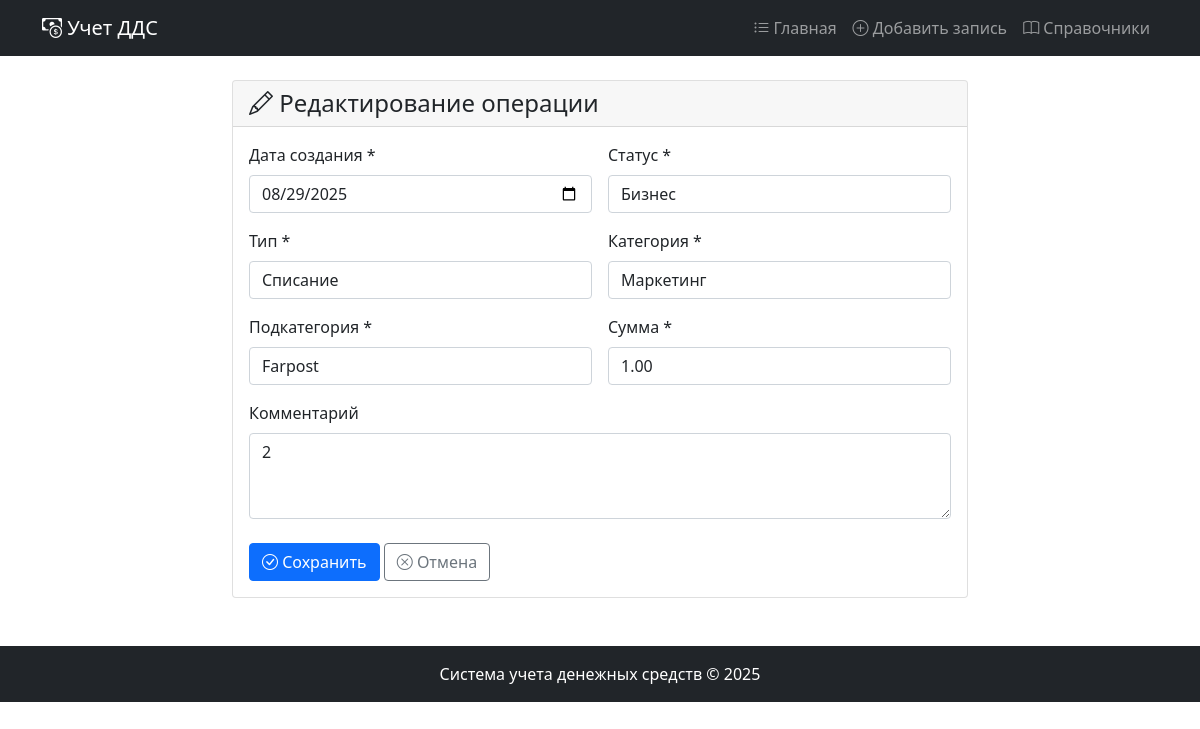
The page /update/14/ on the database its author committed.
### table/models.py (models this page shows, shortened)
class FinancialTransaction(models.Model):
    created_date = models.DateField()
    status = models.ForeignKey(Status, on_delete=models.SET_NULL, null=True)
    transaction_type = models.ForeignKey(TransactionType, on_delete=models.SET_NULL, null=True)
    category = models.ForeignKey(Category, on_delete=models.SET_NULL, null=True)
    subcategory = models.ForeignKey(Subcategory, on_delete=models.SET_NULL, null=True)
    amount = models.DecimalField(max_digits=12, decimal_places=2)
    comment = models.TextField(blank=True)
    created_at = models.DateTimeField(auto_now_add=True)
    updated_at = models.DateTimeField(auto_now=True)
    class Meta:
        ordering = ['-created_date', '-id']

### table/views.py (the view)
# urls.py: path('update/<int:pk>/', views.TransactionUpdateView.as_view(), name='transaction_update'),
class TransactionUpdateView(UpdateView):
    model = FinancialTransaction
    form_class = FinancialTransactionForm
    template_name = 'transaction_form.html'
    success_url = reverse_lazy('transaction_list')

### table/models.py (called while the page is built)
    def __str__(self):
        return self.name

    def __str__(self):
        return self.name

    def __str__(self):
        return f"{self.name}"

    def __str__(self):
        return f"{self.name}"

### table/templates/transaction_form.html (shortened to what this page needs)
{% extends 'base.html' %}
{% block content %}
<div class="row justify-content-center">
    <div class="col-md-8">
        <div class="card">
            <div class="card-header">
                <h4 class="mb-0">
                    <i class="bi bi-{% if object %}pencil{% else %}plus-circle{% endif %}"></i>
                    {% if object %}Редактирование операции{% else %}Создание новой операции{% endif %}
                </h4>
            </div>
            <div class="card-body">
                <form method="post" novalidate>
                    <div class="row g-3">
                        <div class="col-md-6">
                            <label for="{{ form.created_date.id_for_label }}" class="form-label">
                                {{ form.created_date.label }} *
                            </label>
                            {{ form.created_date }}
                        </div>
                        <div class="col-md-6">
                            <label for="{{ form.status.id_for_label }}" class="form-label">
                                {{ form.status.label }} *
                            </label>
                            {{ form.status }}
                        </div>
                        <div class="col-md-6">
                            <label for="{{ form.transaction_type.id_for_label }}" class="form-label">
                                {{ form.transaction_type.label }} *
                            </label>
                            {{ form.transaction_type }}
                        </div>
                        <div class="col-md-6">
                            <label for="{{ form.category.id_for_label }}" class="form-label">
                                {{ form.category.label }} *
                            </label>
                            {{ form.category }}
                        </div>
                        <div class="col-md-6">
                            <label for="{{ form.subcategory.id_for_label }}" class="form-label">
                                {{ form.subcategory.label }} *
                            </label>
                            {{ form.subcategory }}
                        </div>
                        <div class="col-md-6">
                            <label for="{{ form.amount.id_for_label }}" class="form-label">
                                {{ form.amount.label }} *
                            </label>
                            {{ form.amount }}
                        </div>
                        <div class="col-12">
                            <label for="{{ form.comment.id_for_label }}" class="form-label">
                                {{ form.comment.label }}
                            </label>
                            {{ form.comment }}
                        </div>
                    </div>
                    <div class="mt-4">
                        <button type="submit" class="btn btn-primary">
                            <i class="bi bi-check-circle"></i> Сохранить
                        </button>
                        <a href="{% url 'transaction_list' %}" class="btn btn-outline-secondary">
                            <i class="bi bi-x-circle"></i> Отмена
                        </a>
                    </div>
                </form>
            </div>
        </div>
    </div>
</div>
{% endblock %}

### rows shown on the page
FinancialTransaction: created_date "08/29/2025", status "Бизнес", transaction_type "Списание", category "Маркетинг", subcategory "Farpost", amount "1.00", comment "2"
